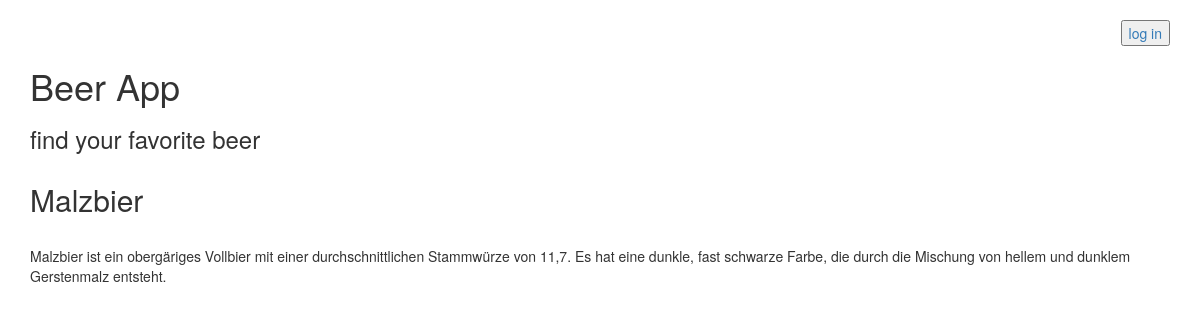
The page /catalog/1/14/ on the database its author committed.
### database_setup.py (models this page shows, shortened)
class Item(Base):
    __tablename__ = 'item'
    name = Column(String(80), nullable=False)
    id = Column(Integer, primary_key=True)
    description = Column(String(250))
    cat_id = Column(Integer, ForeignKey('category.id'))
    category = relationship(Category)
    user_id = Column(Integer, ForeignKey('user.id'))
    user = relationship(User)

### application.py (the view)
@app.route('/catalog/<category_id>/<item_id>/')
def itemDescription(item_id, category_id):
    item = session.query(Item).filter_by(id=item_id).one()
    if 'username' not in login_session:
        return render_template('publicitem.html', item=item)
    else:
        return render_template('item.html', item=item)

### templates/publicitem.html
{% extends "main.html" %}
{% block content %}
{% include 'publicheader.html' %}
      <div class="row">
        <div class="col-md-12">
          <h1>Beer App</h1>
          <h3>find your favorite beer</h3>
        </div>
      </div>
      <div class="row">
        <div class="col-md-12">
        </div>
      </div>
      <div class="row">
        <div class="col-md-12">
            <h2>{{item.name}}</h2>
            <br>{{item.description}}</br>
        </div>
      </div>
{% endblock %}

### static/styles.css (style rules this page uses)
html { font-family: sans-serif; -ms-text-size-adjust: 100%; -webkit-text-size-adjust: 100%; }
body { margin: 0; }
h1 { font-size: 2em; margin: 0.67em 0; }
* { -webkit-box-sizing: border-box; -moz-box-sizing: border-box; box-sizing: border-box; }
*:before, *:after { -webkit-box-sizing: border-box; -moz-box-sizing: border-box; box-sizing: border-box; }
html { font-size: 10px; -webkit-tap-highlight-color: rgba(0, 0, 0, 0); }
body { font-family: "Helvetica Neue", Helvetica, Arial, sans-serif; font-size: 14px; line-height: 1.42857143; color: #333333; background-color: #ffffff; }
h1, h2, h3, h4, h5, h6, .h1, .h2, .h3, .h4, .h5, .h6 { font-family: inherit; font-weight: 500; line-height: 1.1; color: inherit; }
h1, .h1, h2, .h2, h3, .h3 { margin-top: 20px; margin-bottom: 10px; }
h1, .h1 { font-size: 36px; }
h2, .h2 { font-size: 30px; }
h3, .h3 { font-size: 24px; }
.row { margin-left: -15px; margin-right: -15px; }
.col-xs-1, .col-sm-1, .col-md-1, .col-lg-1, .col-xs-2, .col-sm-2, .col-md-2, .col-lg-2, .col-xs-3, .col-sm-3, .col-md-3, .col-lg-3, .col-xs-4, .col-sm-4, .col-md-4, .col-lg-4, .col-xs-5, .col-sm-5, .col-md-5, .col-lg-5, .col-xs-6, .col-sm-6, .col-md-6, .col-lg-6, .col-xs-7, .col-sm-7, .col-md-7, .col-lg-7, .col-xs-8, .col-sm-8, .col-md-8, .col-lg-8, .col-xs-9, .col-sm-9, .col-md-9, .col-lg-9, .col-xs-10, .col-sm-10, .col-md-10, .col-lg-10, .col-xs-11, .col-sm-11, .col-md-11, .col-lg-11, .col-xs-12, .col-sm-12, .col-md-12, .col-lg-12 { position: relative; min-height: 1px; padding-left: 15px; padding-right: 15px; }
@media (min-width: 992px) { .col-md-1, .col-md-2, .col-md-3, .col-md-4, .col-md-5, .col-md-6, .col-md-7, .col-md-8, .col-md-9, .col-md-10, .col-md-11, .col-md-12 { float: left; } }
@media (min-width: 992px) { .col-md-12 { width: 100%; } }
.clearfix:before, .clearfix:after, .dl-horizontal dd:before, .dl-horizontal dd:after, .container:before, .container:after, .container-fluid:before, .container-fluid:after, .row:before, .row:after, .form-horizontal .form-group:before, .form-horizontal .form-group:after, .nav:before, .nav:after, .navbar:before, .navbar:after, .navbar-header:before, .navbar-header:after, .navbar-collapse:before, .navbar-collapse:after { content: " "; display: table; }
.clearfix:after, .dl-horizontal dd:after, .container:after, .container-fluid:after, .row:after, .form-horizontal .form-group:after, .nav:after, .navbar:after, .navbar-header:after, .navbar-collapse:after { clear: both; }

### rows shown on the page
Item: name "Malzbier", description "Malzbier ist ein obergäriges Vollbier mit einer durchschnittlichen Stammwürze von 11,7. Es hat eine dunkle, fast schwarze Farbe, die durch die Mischung von hellem und dunklem Gerstenmalz entsteht."
